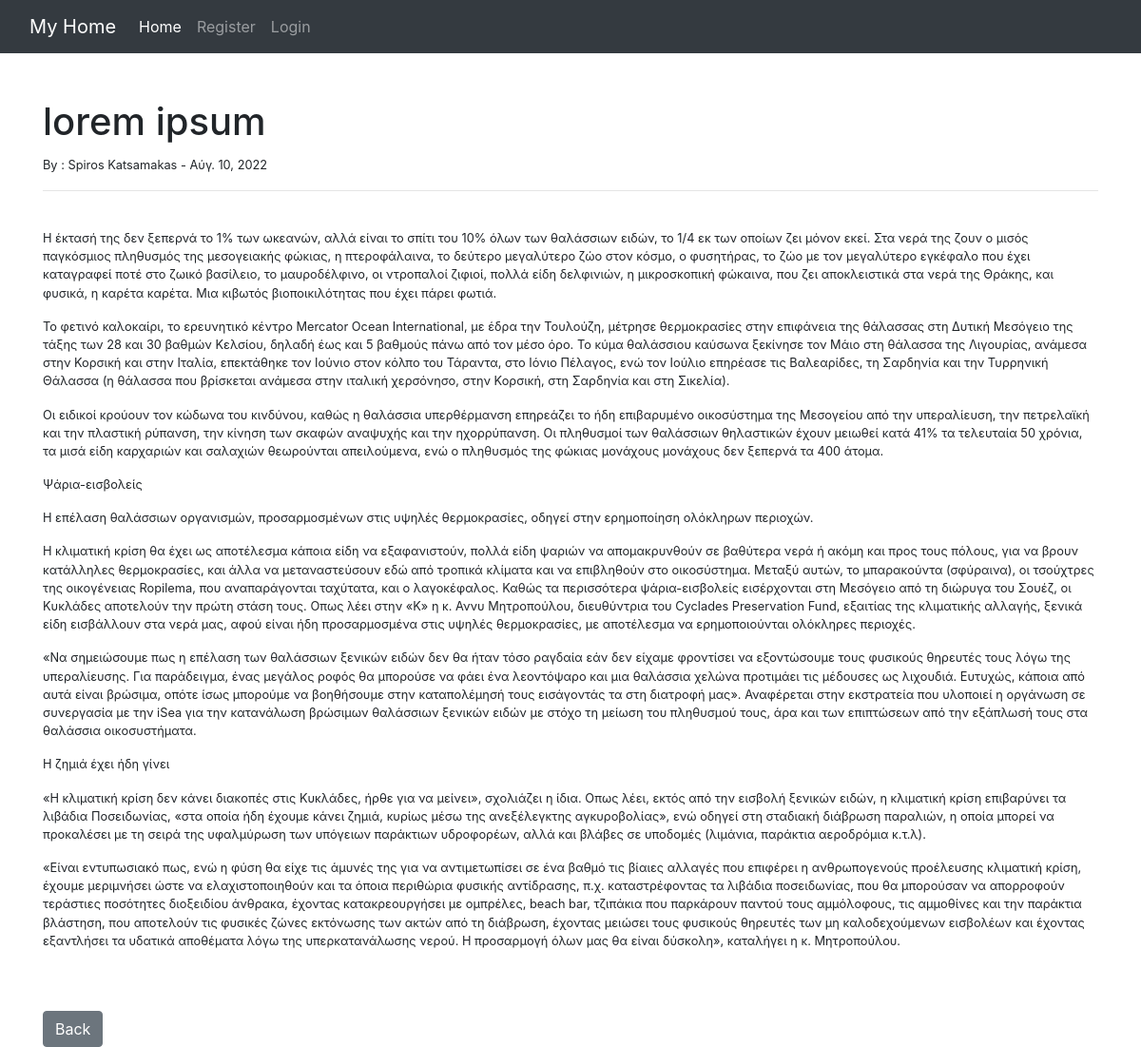
Screenshot of /article/16 with the database file from the repository.
### theblog/models.py (models this page shows, shortened)
class Post(models.Model):
    title = models.CharField(max_length=255)
    title_tag = models.CharField(max_length=255)
    author = models.ForeignKey(User, on_delete=models.CASCADE)
    body = models.TextField()
    post_date = models.DateField(auto_now_add=True)

### theblog/views.py (the view)
# urls.py: path('article/<int:pk>', ArticleDetailView.as_view(), name='article-detail'),
class ArticleDetailView(DetailView):
	model = Post
	template_name = 'article_details.html'

### theblog/templates/article_details.html (shortened to what this page needs)
{% extends 'base.html' %}
{% block content %}
<br/>
<h1>{{ post.title }}</h1>
<small> By : {{ post.author.first_name }}
			 {{ post.author.last_name }} -
			 {{ post.post_date }}
<hr>
<br/>
{{ post.body|safe }}
<br/><br/>
<a href="{% url 'home' %}" class="btn btn-secondary">Back</a>
{% endblock %}

### rows the page displays
Post: title "lorem ipsum", author.first_name "Spiros", author.last_name "Katsamakas", post_date "Αύγ. 10, 2022", body "Η έκτασή της δεν ξεπερνά το 1% των ωκεανών, αλλά είναι το σπίτι του 10% όλων των θαλάσσιων ειδών, το 1/4 εκ των οποίων ζει μόνον εκεί. Στα νερά της ζουν ο μισός παγκόσμιος πληθυσμός της μεσογειακής φώκιας, η πτεροφάλαινα, το δεύτερο μεγαλύτερο ζώο στον κόσμο, ο φυσητήρας, το ζώο με τον μεγαλύτερο εγκέφαλο που έχει καταγραφεί ποτέ στο ζωικό βασίλειο, το μαυροδέλφινο, οι ντροπαλοί ζιφιοί, πολλά είδη δελφινιών, η μικροσκοπική φώκαινα, που ζει αποκλειστικά στα νερά της Θράκης, και φυσικά, η καρέτα καρέτα. Μια κιβωτός βιοποικιλότητας που έχει πάρει φωτιά. Το φετινό καλοκαίρι, το ερευνητικό κέντρο Mercator Ocean International, με έδρα την Τουλούζη, μέτρησε θερμοκρασίες στην επιφάνεια της θάλασσας…"
